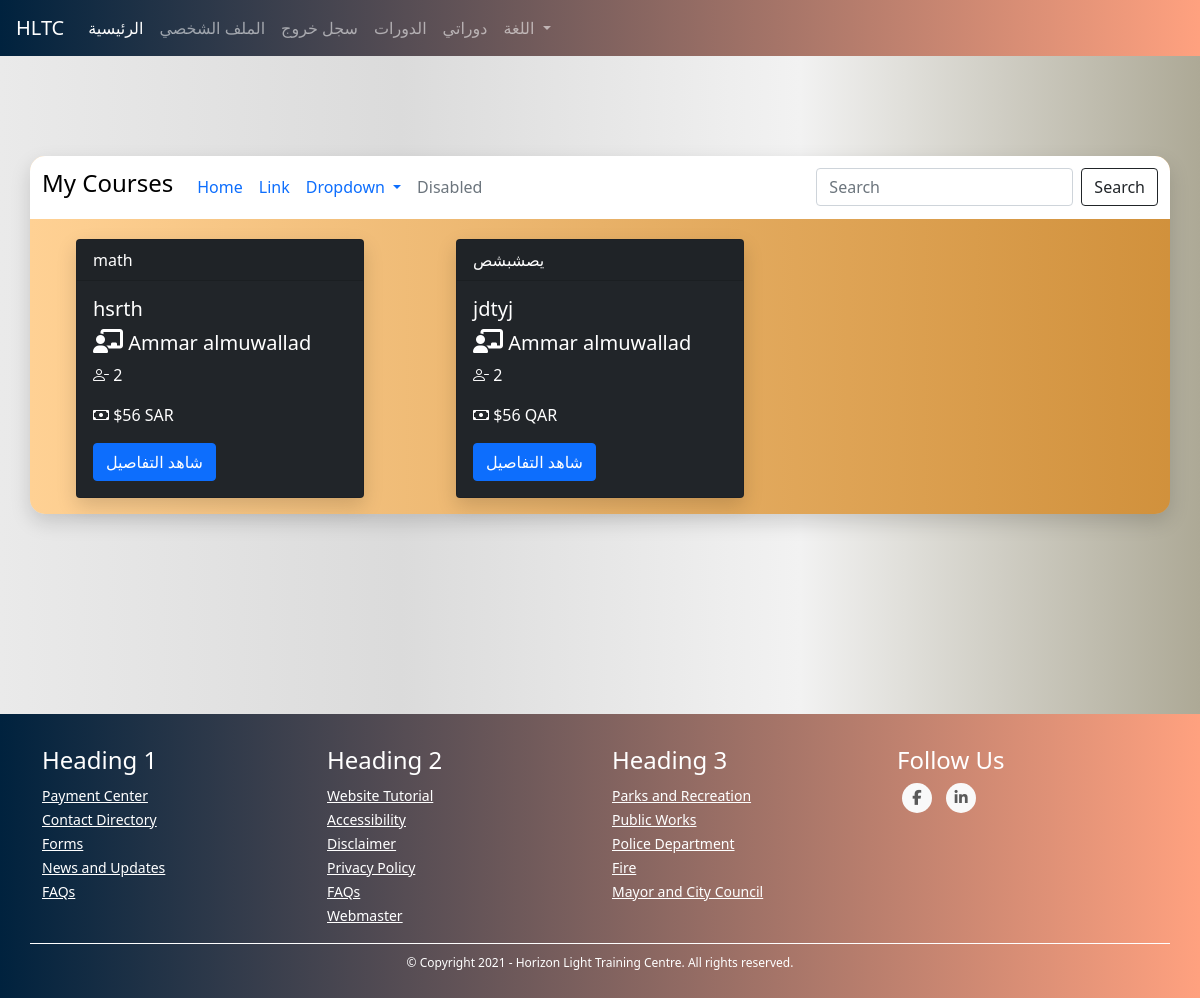
Page /tutors/my-courses (signed in) on the earlier database version.
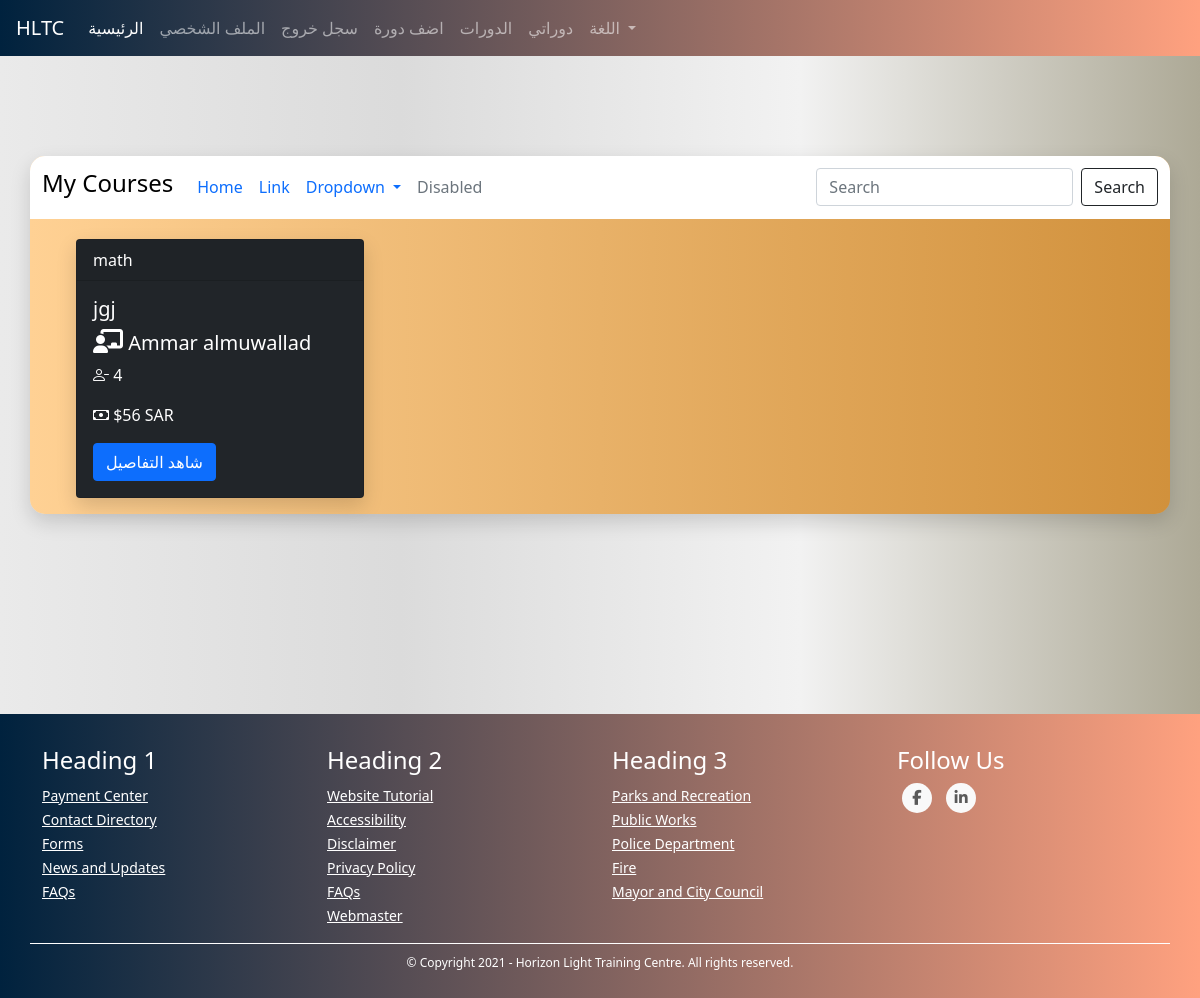
Same page on the later database version.
### TUTOR/models.py (models this page shows, shortened)
class CourseModel(db.Model):
    id = db.Column(db.Integer, primary_key=True)
    name = db.Column(db.String(130), nullable=False)
    description = db.Column(db.String(1000), nullable=False)
    subject = db.Column(db.String(), nullable=False)
    price = db.Column(db.Integer, nullable=False)
    min_students = db.Column(db.Integer, nullable=False)
    max_students = db.Column(db.Integer, nullable=False)
    currency = db.Column(db.String(3), nullable=False)
    began = db.Column(db.Boolean, nullable=False, default=False)
    ended = db.Column(db.Boolean, nullable=False, default=False)
    course_type = db.Column(db.Integer, nullable=False) # 1 for start when min number # 2 for start with min and date
    _period = db.Column(db.Integer, nullable=True) # days
    _start_date = db.Column(db.DateTime, nullable=True)
    _end_date = db.Column(db.DateTime, nullable=True)
    links = db.Column(db.String(), nullable=False) # {"zoom": "link", ....}
    weekly_time_table_json  = db.Column(db.String(1000), nullable=False) # {"saturday": {"from": ..., "to": ...}, ...}
    _state = db.Column(db.String(), nullable=False, default=json.dumps({"state_code": 1, "state_string": "لم تبدأ بعد", "allowed_actions": ["join", "view", "start", "cancel"]})) # {"state_code": 2, "state_string": "قائم", "allowed_actions": ["view", "end"]} {"state_code": 3, "state_string": "انتهى", "allowed_actions": ["delete"]} {"state_code": 4, "state_string": "ملغي", "allowed_actions": ["delete"]}
    number_of_students_paid = db.Column(db.Integer, nullable=False, default=0)
    have_sent_first_payment_emails = db.Column(db.Boolean, nullable=False, default=False)
    created_by_admin = db.Column(db.Boolean, nullable=False)
    creation_date = db.Column(db.DateTime, nullable=False, default=datetime.utcnow)
    payment_model = db.relationship('PaymentModel', backref='course', uselist=False)
    tutor_data_model_id = db.Column(db.Integer, db.ForeignKey('tutor_data_model.id'),
        nullable=False)
    @property
    def number_of_participants(self):
        return len(self.students)
    @property
    def empty_seats(self):
        return self.max_students - self.number_of_participants
    def start(self):
        self.began = True
        self._state = json.dumps({"state_code": 2, "state_string": "قائم", "allowed_actions": ["view", "end"]})
        if self.course_type == 1:
            now = datetime.date(datetime.utcnow())
            self._start_date = now
            self._end_date = now + timedelta(days=self.period)
        db.session.commit()
        for sdm in self.students: # the paymetn is when a student joins not when the course begins bcz the course wont begin if students didn't pay
            send_student_course_start_email(sdm.user, self)
        send_tutor_course_start_email(self.tutor.user, self)
        return True
    def end(self):
        self.ended = True
        self._state = json.dumps({"state_code": 3, "state_string": "انتهى", "allowed_actions": ["delete"]})
        db.session.commit()
        for sdm in self.students:
            send_student_course_ended_email(sdm.user, self)
        send_tutor_course_ended_email(self.tutor.user, self)
        return True
    def cancel(self):
        self._state = json.dumps({"state_code": 4, "state_string": "ملغي", "allowed_actions": ["delete"]})
        db.session.commit()
        self.payment_model.refund_all()
        for sdm in self.students:
            send_student_course_canceled_email(sdm.user, self)
        send_tutor_course_canceled_email(self.tutor.user, self)

class UserModel(db.Model, UserMixin):
    id = db.Column(db.Integer, primary_key=True)
    first_name = db.Column(db.String(128), nullable=False)
    last_name = db.Column(db.String(128), nullable=False)
    username = db.Column(db.String(20), unique=True, nullable=False)
    email = db.Column(db.String(256), unique=True, nullable=False)
    password = db.Column(db.String(255), nullable=False)
    user_type = db.Column(db.String(30), nullable=False)
    _gender = db.Column(db.Boolean, nullable=False, default=True)
    email_confirmation_code = db.Column(db.String(5), nullable=True)
    is_confirmed = db.Column(db.Boolean, nullable=False, default=False)
    creation_date = db.Column(db.DateTime, nullable=False, default=datetime.utcnow)
    admin_data_model = db.relationship('AdminDataModel', backref='user', uselist=False)
    tutor_data_model = db.relationship('TutorDataModel', backref='user', uselist=False)
    student_data_model = db.relationship('StudentDataModel', backref='user', uselist=False)
    @property
    def full_name(self):
        return self.first_name + " " + self.last_name

### TUTOR/TUTORS/routes.py (the view)
@tutors_blueprint.route("/tutors/my-courses", methods=["GET", "POST"])
@login_required(["tutor"])
def tutor_courses():
    all_courses = CourseModel.query.filter_by(tutor_data_model_id=current_user.tutor_data_model.id).all()
    return render_template("tutors/tutor_courses.html", all_courses=all_courses)

### TUTOR/templates/tutors/tutor_courses.html (shortened to what this page needs)
{% extends "template.html" %}
{% block content %}
    <link rel="stylesheet" href="{{ url_for('static', filename='css/courses.css') }}">
    <div class="container my-cont">
        <div class="row justify-content-center my-row filter-row">
            <nav class="navbar navbar-expand-lg my-courses-nav">
                <a class="navbar-brand"><h4>My Courses</h4></a>
                  <div class="collapse navbar-collapse" id="navbarSupportedContent">
                    <ul class="navbar-nav mr-auto">
                      <li class="nav-item active">
                        <a class="nav-link" href="#">Home <span class="sr-only">(current)</span></a>
                      </li>
                      <li class="nav-item">
                        <a class="nav-link" href="#">Link</a>
                      </li>
                      <li class="nav-item dropdown">
                        <a class="nav-link dropdown-toggle" href="#" id="navbarDropdown" role="button" data-toggle="dropdown" aria-haspopup="true" aria-expanded="false">
                          Dropdown
                        </a>
                      </li>
                      <li class="nav-item">
                        <a class="nav-link disabled" href="#">Disabled</a>
                      </li>
                    </ul>
                    <form class="form-inline my-2 my-lg-0">
                      <input class="form-control mr-sm-2" type="search" placeholder="Search" aria-label="Search">
                      <button class="btn btn-outline-dark my-2 my-sm-0" type="submit">Search</button>
                    </form>
                  </div>
            </nav>
        </div>
        <div class="row my-row">
            {% for course in all_courses %}
                <div class="col-sm-4 my-col content-col">
                    <div class="card text-white bg-dark mb-3 my-card" style="max-width: 18rem;">
                        <div class="card-header">{{ course.subject }}</div>
                            <div class="card-body">
                                <h5 class="card-title">{{ course.name }}</h5>
                                <h5 class="card-title"><i class='fas fa-chalkboard-teacher' style='font-size:24px'></i> {{ course.tutor.user.full_name }}</h5>
                                <p class="card-text"><i class="bi bi-person-dash"></i> {{ course.empty_seats }}</p>
                                  <p class="card-text"><i class="bi bi-cash"></i> ${{ course.price }} {{ course.currency }}</p>
                                  <a href="{{ url_for('courses_blueprint.course', course_id=course.id) }}" class="btn btn-primary">شاهد التفاصيل</a>
                        </div>
                    </div>
                </div>
            {% endfor %}
        </div>
    </div>
{% endblock %}

### TUTOR/templates/template.html (shortened to what this page needs)
<!DOCTYPE html>
<html lang="en">
<head>
    <link rel="stylesheet" href="https://maxcdn.bootstrapcdn.com/bootstrap/4.0.0/css/bootstrap.min.css">
    <link href="https://cdn.jsdelivr.net/npm/bootstrap@5.0.0-beta1/dist/css/bootstrap.min.css" rel="stylesheet">
    <link href="https://maxcdn.bootstrapcdn.com/font-awesome/4.7.0/css/font-awesome.min.css" rel="stylesheet" >
    <link rel="stylesheet" href="{{ url_for('static', filename='css/footer.css') }}">
    <link rel="stylesheet" href="{{ url_for('static', filename='css/snippets/navbar.css') }}">
    <link rel="stylesheet" href="{{ url_for('static', filename='css/global.css') }}">
    <link rel="stylesheet" href="https://cdn.jsdelivr.net/npm/bootstrap-icons@1.3.0/font/bootstrap-icons.css">
</head>
<body>
    {% if current_user.is_authenticated %}
        {% if current_user.user_type == "tutor" %}
            {% include "snippets/tutors/header.html" %}
        {% elif current_user.user_type == "student" %}
            {% include "snippets/students/header.html" %}
        {% elif current_user.user_type in admin_types %}
            {% include "snippets/admins/header.html" %}
        {% endif %}
    {% else %}
        {% include "snippets/header.html" %}
    {% endif %}
    {% block content %}
    {% endblock %}
  {% include "snippets/footer.html" %}
</body>
</html>

### TUTOR/templates/snippets/tutors/header.html (shortened to what this page needs)
<nav class="navbar navbar-expand-lg navbar-dark my-navbar">
    <a class="navbar-brand" href="#">HLTC</a>
    <div class="collapse navbar-collapse" id="navbarNav">
      <ul class="navbar-nav">
        <li class="nav-item active">
          <a class="nav-link" href="{{ url_for('main_blueprint.home') }}">الرئيسية</a>
        </li>
        <li class="nav-item">
          <a class="nav-link" href="{{ url_for('tutors_blueprint.profile') }}">الملف الشخصي</a>
        </li>
        <li class="nav-item">
          <a class="nav-link" href="{{ url_for('users_blueprint.logout') }}">سجل خروج</a>
        </li>
        {% if settings.allow_tutors_to_edit_courses.setting_value %}
          <li class="nav-item">
            <a class="nav-link" href="{{ url_for('tutors_blueprint.add_course') }}">اضف دورة</a>
          </li>
        {% endif %}
         <li class="nav-item">
            <a class="nav-link" href="{{ url_for('courses_blueprint.courses') }}">الدورات</a>
        </li>
        <li class="nav-item">
          <a class="nav-link" href="{{ url_for('tutors_blueprint.tutor_courses') }}">دوراتي</a>
      </li>
        {% include "snippets/language_select_bootstrap.html" %}
      </ul>
    </div>
  </nav>

### TUTOR/templates/snippets/language_select_bootstrap.html (shortened to what this page needs)
<li class="nav-item dropdown">
    <a class="nav-link dropdown-toggle" href="#" id="navbarDropdown" role="button" data-toggle="dropdown" aria-haspopup="true" aria-expanded="false">
      اللغة
    </a>
  </li>

### TUTOR/templates/snippets/footer.html (shortened to what this page needs)
<link rel="stylesheet" href="{{ url_for('static', filename='css/footer.css') }}">
<footer class="mainfooter" role="contentinfo">
    <div class="footer-middle">
    <div class="container">
      <div class="row">
        <div class="col-md-3 col-sm-6">
          <div class="footer-pad">
            <h4>Heading 1</h4>
            <ul class="list-unstyled">
              <li><a href="#">Payment Center</a></li>
              <li><a href="#">Contact Directory</a></li>
              <li><a href="#">Forms</a></li>
              <li><a href="#">News and Updates</a></li>
              <li><a href="#">FAQs</a></li>
            </ul>
          </div>
        </div>
        <div class="col-md-3 col-sm-6">
          <div class="footer-pad">
            <h4>Heading 2</h4>
            <ul class="list-unstyled">
              <li><a href="#">Website Tutorial</a></li>
              <li><a href="#">Accessibility</a></li>
              <li><a href="#">Disclaimer</a></li>
              <li><a href="#">Privacy Policy</a></li>
              <li><a href="#">FAQs</a></li>
              <li><a href="#">Webmaster</a></li>
            </ul>
          </div>
        </div>
        <div class="col-md-3 col-sm-6">
          <div class="footer-pad">
            <h4>Heading 3</h4>
            <ul class="list-unstyled">
              <li><a href="#">Parks and Recreation</a></li>
              <li><a href="#">Public Works</a></li>
              <li><a href="#">Police Department</a></li>
              <li><a href="#">Fire</a></li>
              <li><a href="#">Mayor and City Council</a></li>
            </ul>
          </div>
        </div>
          <div class="col-md-3">
              <h4>Follow Us</h4>
              <ul class="social-network social-circle">
               <li><a href="#" class="icoFacebook" title="Facebook"><i class="fa fa-facebook"></i></a></li>
               <li><a href="#" class="icoLinkedin" title="Linkedin"><i class="fa fa-linkedin"></i></a></li>
              </ul>
          </div>
      </div>
      <div class="row">
          <div class="col-md-12 copy">
              <p class="text-center">&copy; Copyright 2021 - Horizon Light Training Centre.  All rights reserved.</p>
          </div>
      </div>
    </div>
    </div>
  </footer>

Differences in the rows shown:
removed CourseModel: subject "يصشبشص", name "jdtyj", tutor.user.full_name "Ammar almuwallad", empty_seats "2", price "56", currency "QAR"
changed CourseModel "math": name "hsrth" → "jgj"; empty_seats "2" → "4"
Other differences:
text now shown: "اضف دورة"
